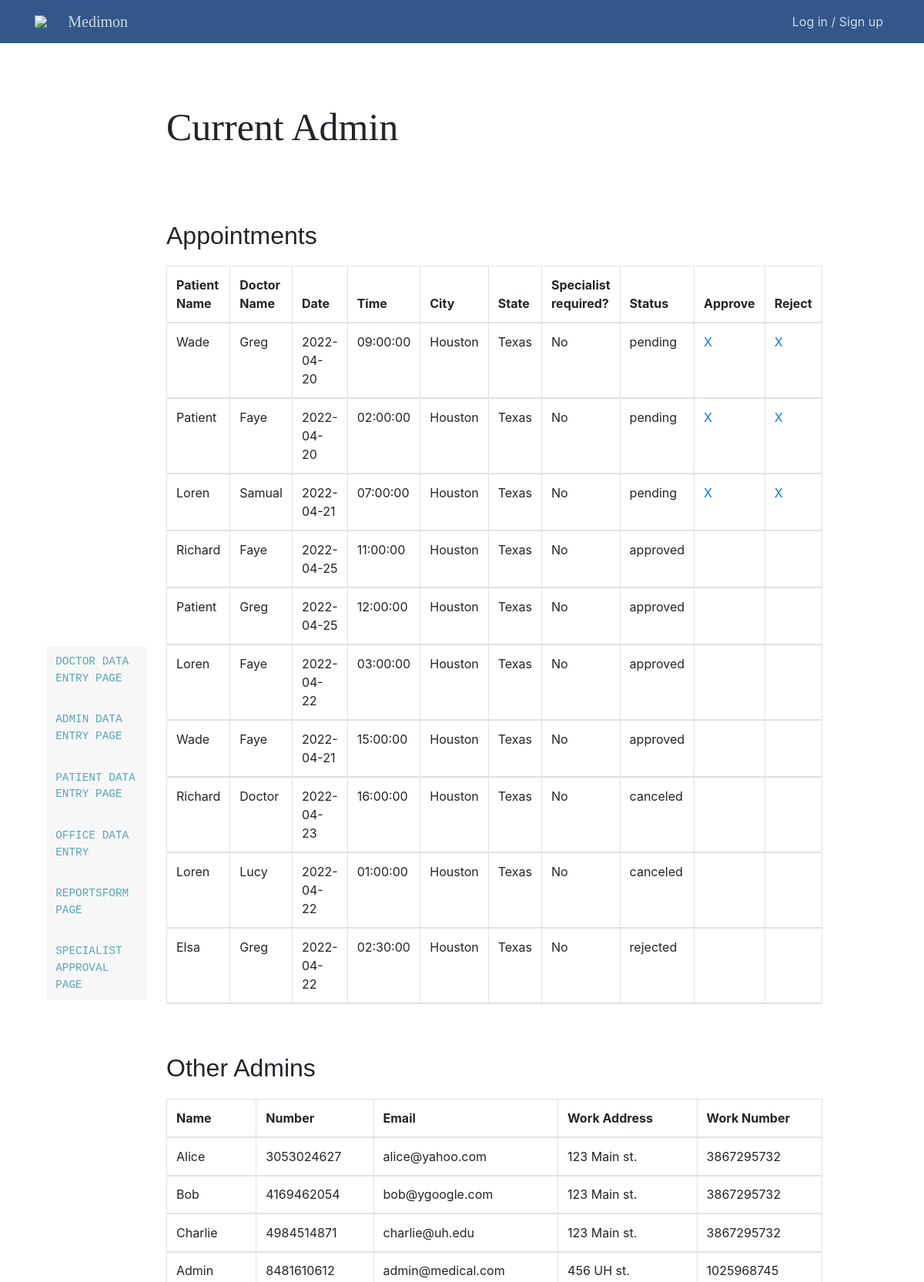
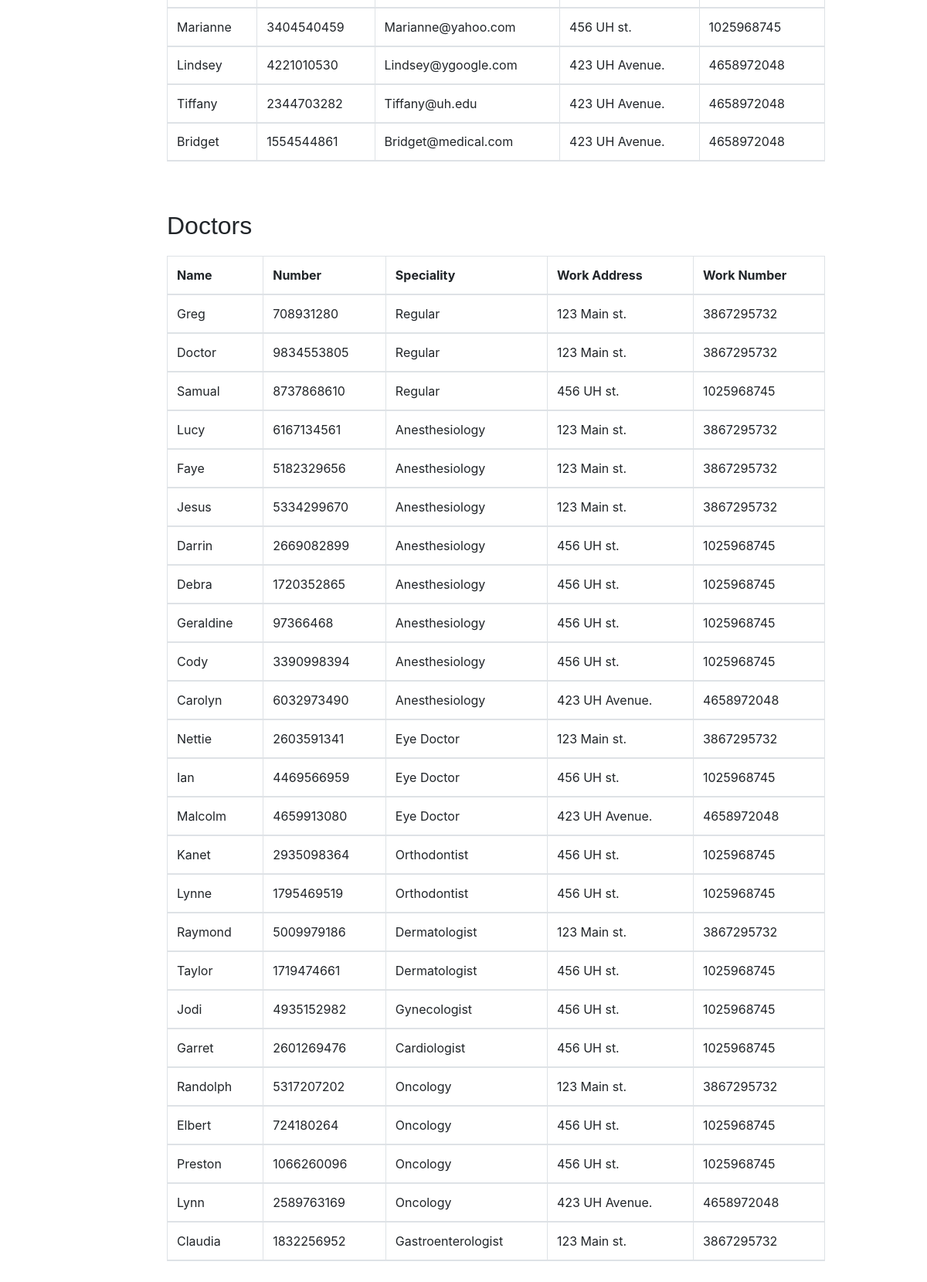
The page /adminPages/adminPage.php on the database its author committed (2 pictures, top to bottom).
### tables this page shows
CREATE TABLE APPOINTMENT (
    Appointment_id        INT AUTO_INCREMENT,
    Patient_id            INT,
    Doctor_id             INT NOT NULL,
    Office_id             INT NOT NULL,
    Appointment_status_id INT NOT NULL DEFAULT 0,
    Appointment_status    VARCHAR(12) NOT NULL,
    Date                  DATE NOT NULL,
    Slotted_time          TIME NOT NULL,
    Specialist_status     BOOLEAN NOT NULL,
    PRIMARY KEY (Appointment_id),
    FOREIGN KEY (Patient_id) REFERENCES PATIENT(Patient_id) ON DELETE CASCADE,
    FOREIGN KEY (Doctor_id) REFERENCES DOCTOR(Doctor_id) ON DELETE CASCADE,
    FOREIGN KEY (Office_id) REFERENCES OFFICE(Office_id) ON DELETE CASCADE
);

CREATE TABLE PATIENT (
    Patient_id           INT AUTO_INCREMENT,
    Primary_physician_id INT,
    Specialist_approved  BOOLEAN,
    Specialist_check VARCHAR(8) NOT NULL DEFAULT "NA",
    Name                 VARCHAR(20) NOT NULL,
    Password             VARCHAR(255) NOT NULL,
    Phone_number         CHAR(10) UNIQUE NOT NULL,
    Email                VARCHAR(254) UNIQUE,
    Age                  INT,
    Medical_allergy      BOOLEAN NOT NULL DEFAULT false,
    Medical_Al_Description VARCHAR(100),
    PRIMARY KEY (Patient_id),
    FOREIGN KEY (Primary_physician_id) REFERENCES DOCTOR(Doctor_id) ON DELETE SET NULL
);

CREATE TABLE DOCTOR (
    Doctor_id      INT AUTO_INCREMENT,
    Office_id      INT,
    Speciality     VARCHAR(30),
    Name           VARCHAR(20),
    Password       VARCHAR(255) NOT NULL,
    Phone_number   CHAR(10) UNIQUE,
    PRIMARY KEY (Doctor_id),
    FOREIGN KEY (Office_id) REFERENCES OFFICE(Office_id) ON DELETE SET NULL
);

CREATE TABLE OFFICE (
    Office_id    INT AUTO_INCREMENT,
    Address      VARCHAR(30),
    City         VARCHAR(15),
    State        VARCHAR(15),
    Phone_number CHAR(10) UNIQUE,
    Open_time    TIME NOT NULL,
    Close_time   TIME NOT NULL,
    PRIMARY KEY  (Office_id)
);

### adminPages/adminPage.php (the view, shortened to what this page needs)
<?php
require_once "../php/config.php";
$sql = "SELECT P.Name AS Patient_name, D.Name AS Doctor_name, A.Appointment_id, A.Date, A.Slotted_time, O.City, O.State, A.Appointment_status, Specialist_status FROM APPOINTMENT AS A
LEFt JOIN OFFICE AS O ON A.Office_id = O.Office_id
LEFT JOIN PATIENT AS P ON P.Patient_id = A.Patient_id
LEFT JOIN DOCTOR AS D ON D.Doctor_id = A.Doctor_id
ORDER BY Appointment_status='rejected', Appointment_status='canceled', Appointment_status='approved', Appointment_status='pending';";
$result = mysqli_query($db, $sql);
$APtableResult = "";
if ($result->num_rows > 0) {
  $APtableResult = "<tr>
                      <th>Patient Name</th>
                      <th>Doctor Name</th>
                      <th>Date</th>
                      <th>Time</th>
                      <th>City</th>
                      <th>State</th>
                      <th>Specialist required?</th>
                      <th>Status</th>
                      <th>Approve</th>
                      <th>Reject</th>
                    </tr>";
  while($row = $result-> fetch_assoc()) {
    $approved = 'No';
    $APtableResult .= "<tr>". "<td>" . $row["Patient_name"] . "</td><td>"  . $row["Doctor_name"] . "</td><td>"
    . $row["Date"] . "</td><td>"
    . $row["Slotted_time"] . "</td><td>"
    . $row["City"] . "</td><td>"
    . $row["State"] . "</td><td>" .
                       $approved . "</td><td>" . $row["Appointment_status"] . "</td>";
    if ($row["Appointment_status"] === 'pending') {
      $APtableResult .= "<td><a href='../adminPages/adminPage.php?approve_id=" . $row["Appointment_id"] . "'>X</a></td>";
      $APtableResult .= "<td><a href='../adminPages/adminPage.php?reject_id=" . $row["Appointment_id"] . "'>X</a></td>";
    } else {
      $APtableResult .= "<td></td><td></td>";
    }
    $APtableResult .= "</tr>";
  }
}
$sql = "SELECT Name, A.Phone_number AS Admin_number, Email, Address, O.Phone_number AS Office_number FROM ADMIN AS A
LEFT JOIN OFFICE AS O ON A.Office_id = O.Office_id;";
$result = mysqli_query($db, $sql);
$OtADtableResult = "";
if ($result->num_rows > 0) {
  $OtADtableResult = "<tr>
                        <th>Name</th>
                        <th>Number</th>
                        <th>Email</th>
                        <th>Work Address</th>
                        <th>Work Number</th>
                      </tr>";
  while($row = $result-> fetch_assoc()) {
    $OtADtableResult .= "<tr>". "<td>" . $row["Name"] . "</td><td>" .
                          $row["Admin_number"] . "</td><td>" . $row["Email"] . "</td><td>" . $row["Address"] . "</td><td>" . $row["Office_number"] . "</td>" . "<tr>";
  }
}
$sql = "SELECT Name, D.Name, D.Phone_number AS Doctor_number, D.Speciality, O.Address, O.Phone_number AS Office_number FROM DOCTOR AS D
LEFT JOIN OFFICE AS O ON D.Office_id = O.Office_id;";
$result = mysqli_query($db, $sql);
$DtableResult = "";
if ($result->num_rows > 0) {
  $DtableResult = "<tr>
                        <th>Name</th>
                        <th>Number</th>
                        <th>Speciality</th>
                        <th>Work Address</th>
                        <th>Work Number</th>
                      </tr>";
  while($row = $result-> fetch_assoc()) {
    $spec = $row['Speciality'];
    if (is_null($row['Speciality'])) {
      $spec = "Regular";
    }
    $DtableResult .= "</tr>" . "<td>" . $row["Name"] . "</td><td>" . $row["Doctor_number"] . "</td><td>" . $spec . "</td><td>" . $row["Address"] . "</td><td>" . $row["Office_number"] . "</td>" . "</tr>";
  }
}
?>
<!doctype html>
<html lang="en">
<head>
  <link rel="stylesheet" href="../css/style.css">
  <link rel="stylesheet" href="https://stackpath.bootstrapcdn.com/bootstrap/4.3.1/css/bootstrap.min.css"
>
</head>
<body>
    <nav class="floating-menu">
        <a href="doctorDataEntry.php">
            <div>
                Doctor Data Entry Page
            </div>
        </a>
        <br>
        <a href="adminDataEntry.php">
            <div>
                Admin Data Entry Page
            </div>
        </a>
        <br>
        <a href="patientDataEntry.php">
            <div>
                Patient Data Entry Page
            </div>
        </a>
        <br>
        <a href="officeDataEntry.php">
            <div>
                Office Data Entry
            </div>
        </a>
        <br>
        <a href="reportsForm.php">
            <div>
                ReportsForm Page
            </div>
        </a>
        <br>
        <a href="SpecialistApproval.php">
            <div>
                Specialist Approval Page
            </div>
        </a>
    </nav>
<?php include_once("../php/header.php"); ?>
<body>
  <div class="main-container">
    <div class="main-wrap">
      <div id="Admin-header">Current Admin</div>
      <div class="container-fluid">
        <div class="row">
          <div>
            <br> <br>
            <h2>Appointments</h2>
            <table class="table table-bordered">
              <thead class="thead">
                <?php echo $APtableResult;?>
              </thead>
            </table>
            <br> <br>
            <h2>Other Admins</h2>
            <table class="table table-bordered">
              <thead class="thead">
                <?php echo $OtADtableResult;?>
              </thead>
            </table>
            <br> <br>
            <h2>Doctors</h2>
            <table class="table table-bordered">
              <thead class="thead">
                <?php echo $DtableResult;?>
              </thead>
            </table>
            <br> <br>
          </div>
        </div>
      </div>
    </div>
  </div>
</body>
</html>

### css/style.css (style rules this page uses)
html { height: 100%; }
body { margin: 0; height: 100%; background: #abadaf; font-family: Dotum,'돋움',Helvetica,sans-serif; }
.main-container { width:100%; display:flex; flex-direction:column; align-items:center; margin-top: 21px; margin-top: 21px; height: 150%; }
.main-container .main-wrap { width:768px; margin-top: 30px; }
.main-container { background-color: #ffffff; height: 700px; }
#Admin-header { margin-top: 10%; margin-bottom: 20px; font-family:Cambria, Cochin, Georgia, Times, 'Times New Roman', serif; font: bold; font-size: 50px; }
* { padding: 0px; margin: 0px; box-sizing: border-box; }
table { width: 600px; }
.floating-menu { top:25%; left:5%; font-family: sans-serif; background: rgb(247, 247, 247); padding: 5px;; width: 130px; z-index: 100; position: fixed; font-family: "Lucida Console", "Courier New", monospace; }
.floating-menu a, .floating-menu h3 { font-size: 0.9em; display: block; margin: 0 0.5em; color: white; font-family: "Lucida Console", "Courier New", monospace; }
.floating-menu { display: flex; flex-direction: column; align-items: start; list-style-type: none; font-family: "Lucida Console", "Courier New", monospace; }
.floating-menu a { position: relative; display: block; padding: 4px 0; font-family: Lato, sans-serif; color: #56a6ba; text-decoration: none; text-transform: uppercase; transition: 0.5s; font-family: "Lucida Console", "Courier New", monospace; }
.floating-menu ::after { position: absolute; content: ""; top: 100%; left: 0; width: 100%; height: 3px; background: #3498db; transform: scaleX(0); transform-origin: right; transition: transform 0.5s; font-family: "Lucida Console", "Courier New", monospace; }

### adminPages/adminPage.php (style rules this page uses)
h2 { margin-bottom: 20px; font-family: Arial, Helvetica, sans-serif; }

### rows shown on the page
appointment: Patient.Name "Wade", Doctor.Name "Greg", Date "2022-04-20", Slotted_time "09:00:00", Office.City "Houston", Office.State "Texas", approved "No", Appointment_status "pending"
appointment: Patient.Name "Patient", Doctor.Name "Faye", Date "2022-04-20", Slotted_time "02:00:00", Office.City "Houston", Office.State "Texas", approved "No", Appointment_status "pending"
appointment: Patient.Name "Loren", Doctor.Name "Samual", Date "2022-04-21", Slotted_time "07:00:00", Office.City "Houston", Office.State "Texas", approved "No", Appointment_status "pending"
appointment: Patient.Name "Richard", Doctor.Name "Faye", Date "2022-04-25", Slotted_time "11:00:00", Office.City "Houston", Office.State "Texas", approved "No", Appointment_status "approved"
appointment: Patient.Name "Patient", Doctor.Name "Greg", Date "2022-04-25", Slotted_time "12:00:00", Office.City "Houston", Office.State "Texas", approved "No", Appointment_status "approved"
appointment: Patient.Name "Loren", Doctor.Name "Faye", Date "2022-04-22", Slotted_time "03:00:00", Office.City "Houston", Office.State "Texas", approved "No", Appointment_status "approved"
appointment: Patient.Name "Wade", Doctor.Name "Faye", Date "2022-04-21", Slotted_time "15:00:00", Office.City "Houston", Office.State "Texas", approved "No", Appointment_status "approved"
appointment: Patient.Name "Richard", Doctor.Name "Doctor", Date "2022-04-23", Slotted_time "16:00:00", Office.City "Houston", Office.State "Texas", approved "No", Appointment_status "canceled"
appointment: Patient.Name "Loren", Doctor.Name "Lucy", Date "2022-04-22", Slotted_time "01:00:00", Office.City "Houston", Office.State "Texas", approved "No", Appointment_status "canceled"
appointment: Patient.Name "Elsa", Doctor.Name "Greg", Date "2022-04-22", Slotted_time "02:30:00", Office.City "Houston", Office.State "Texas", approved "No", Appointment_status "rejected"
doctor: Name "Greg", Phone_number "708931280", Speciality "Regular", Office.Address "123 Main st.", Office.Phone_number "3867295732"
doctor: Name "Doctor", Phone_number "9834553805", Speciality "Regular", Office.Address "123 Main st.", Office.Phone_number "3867295732"
doctor: Name "Samual", Phone_number "8737868610", Speciality "Regular", Office.Address "456 UH st.", Office.Phone_number "1025968745"
doctor: Name "Lucy", Phone_number "6167134561", Speciality "Anesthesiology", Office.Address "123 Main st.", Office.Phone_number "3867295732"
doctor: Name "Faye", Phone_number "5182329656", Speciality "Anesthesiology", Office.Address "123 Main st.", Office.Phone_number "3867295732"
doctor: Name "Jesus", Phone_number "5334299670", Speciality "Anesthesiology", Office.Address "123 Main st.", Office.Phone_number "3867295732"
doctor: Name "Darrin", Phone_number "2669082899", Speciality "Anesthesiology", Office.Address "456 UH st.", Office.Phone_number "1025968745"
doctor: Name "Debra", Phone_number "1720352865", Speciality "Anesthesiology", Office.Address "456 UH st.", Office.Phone_number "1025968745"
doctor: Name "Geraldine", Phone_number "97366468", Speciality "Anesthesiology", Office.Address "456 UH st.", Office.Phone_number "1025968745"
doctor: Name "Cody", Phone_number "3390998394", Speciality "Anesthesiology", Office.Address "456 UH st.", Office.Phone_number "1025968745"
doctor: Name "Carolyn", Phone_number "6032973490", Speciality "Anesthesiology", Office.Address "423 UH Avenue.", Office.Phone_number "4658972048"
doctor: Name "Nettie", Phone_number "2603591341", Speciality "Eye Doctor", Office.Address "123 Main st.", Office.Phone_number "3867295732"
doctor: Name "Ian", Phone_number "4469566959", Speciality "Eye Doctor", Office.Address "456 UH st.", Office.Phone_number "1025968745"
doctor: Name "Malcolm", Phone_number "4659913080", Speciality "Eye Doctor", Office.Address "423 UH Avenue.", Office.Phone_number "4658972048"
doctor: Name "Kanet", Phone_number "2935098364", Speciality "Orthodontist", Office.Address "456 UH st.", Office.Phone_number "1025968745"
doctor: Name "Lynne", Phone_number "1795469519", Speciality "Orthodontist", Office.Address "456 UH st.", Office.Phone_number "1025968745"
doctor: Name "Raymond", Phone_number "5009979186", Speciality "Dermatologist", Office.Address "123 Main st.", Office.Phone_number "3867295732"
doctor: Name "Taylor", Phone_number "1719474661", Speciality "Dermatologist", Office.Address "456 UH st.", Office.Phone_number "1025968745"
doctor: Name "Jodi", Phone_number "4935152982", Speciality "Gynecologist", Office.Address "456 UH st.", Office.Phone_number "1025968745"
doctor: Name "Garret", Phone_number "2601269476", Speciality "Cardiologist", Office.Address "456 UH st.", Office.Phone_number "1025968745"
doctor: Name "Randolph", Phone_number "5317207202", Speciality "Oncology", Office.Address "123 Main st.", Office.Phone_number "3867295732"
doctor: Name "Elbert", Phone_number "724180264", Speciality "Oncology", Office.Address "456 UH st.", Office.Phone_number "1025968745"
doctor: Name "Preston", Phone_number "1066260096", Speciality "Oncology", Office.Address "456 UH st.", Office.Phone_number "1025968745"
doctor: Name "Lynn", Phone_number "2589763169", Speciality "Oncology", Office.Address "423 UH Avenue.", Office.Phone_number "4658972048"
doctor: Name "Claudia", Phone_number "1832256952", Speciality "Gastroenterologist", Office.Address "123 Main st.", Office.Phone_number "3867295732"

### other values the page prints
$row["Name"] "Alice"
$row["Admin_number"] "3053024627"
$row["Email"] "alice@yahoo.com"
$row["Address"] "123 Main st."
$row["Office_number"] "3867295732"
$row["Name"] "Bob"
$row["Admin_number"] "4169462054"
$row["Email"] "bob@ygoogle.com"
$row["Name"] "Charlie"
$row["Admin_number"] "4984514871"
$row["Email"] "charlie@uh.edu"
$row["Name"] "Admin"
$row["Admin_number"] "8481610612"
$row["Email"] "admin@medical.com"
$row["Address"] "456 UH st."
